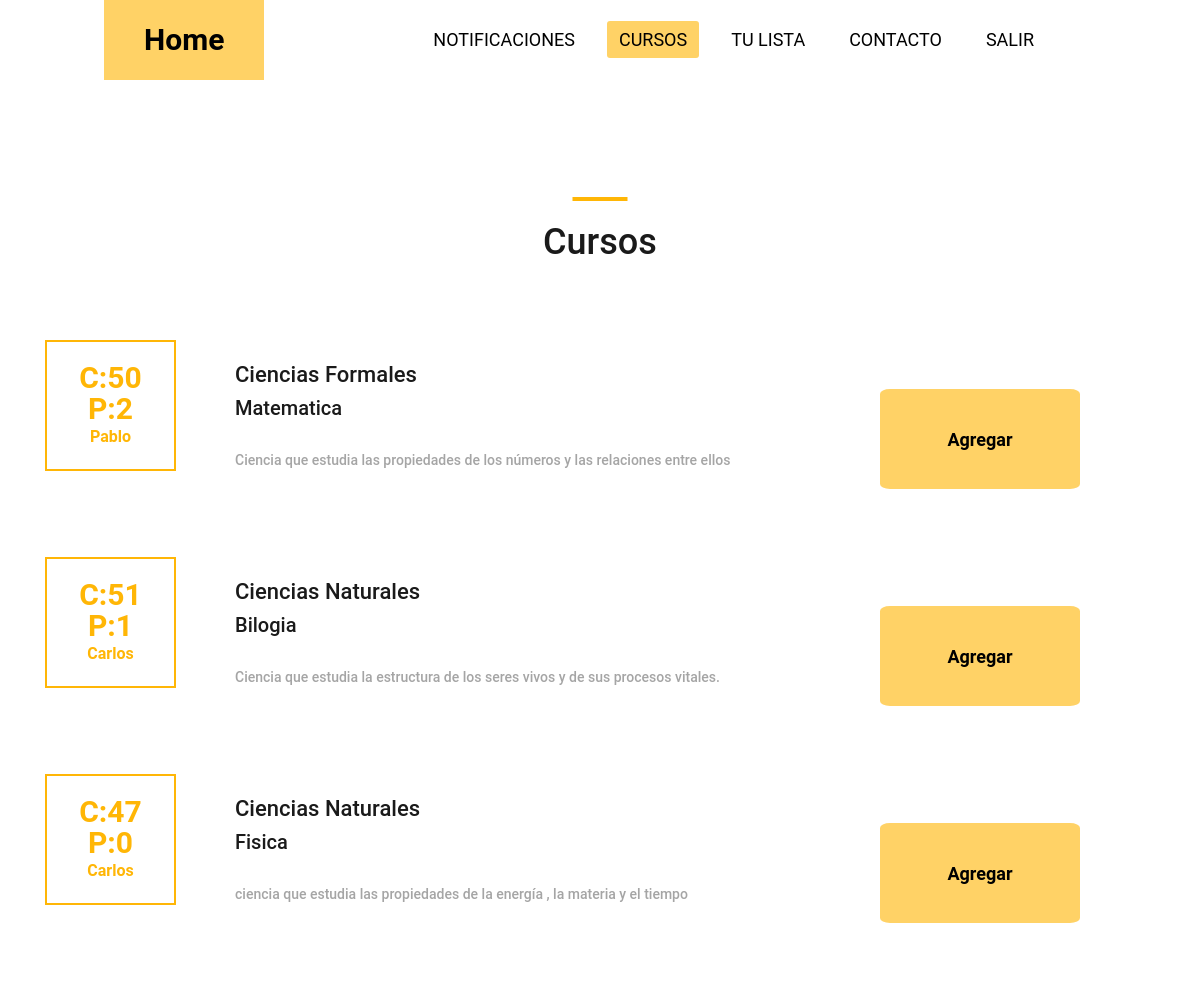
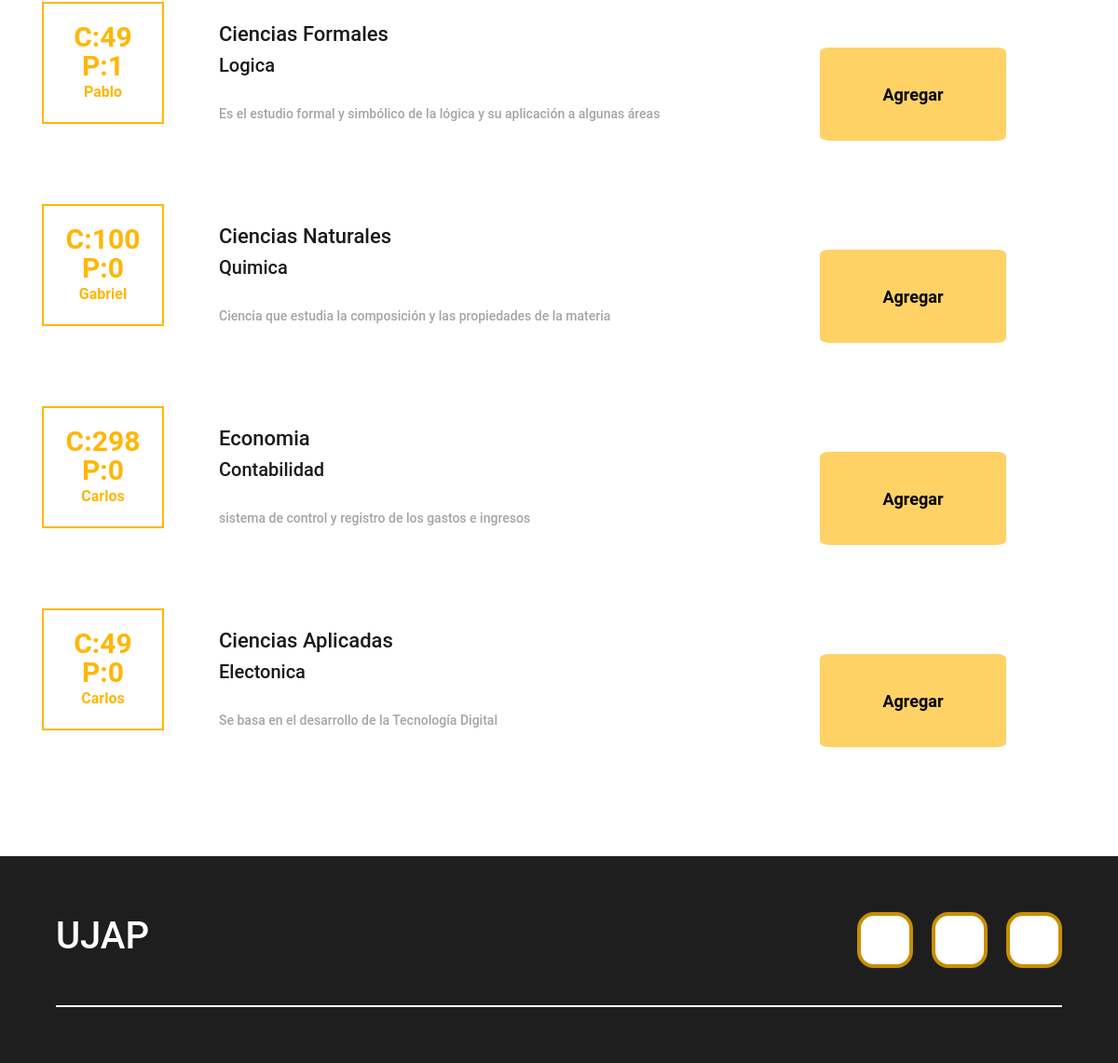
Page /cursos/lista/ (signed in) on the committed database (2 pictures, top to bottom).
### gestionCursos/models.py (models this page shows, shortened)
class Curso(models.Model):
    nombre = models.CharField(max_length=30)
    descripcion = models.CharField(max_length=80)
    cupos = models.IntegerField()
    pendientes = models.IntegerField(default=0)
    categoria = models.ForeignKey(Categoria, on_delete=models.CASCADE)
    autor = models.ForeignKey(User, on_delete=models.CASCADE)
    created =  models.DateTimeField(auto_now_add=True)
    updated =  models.DateTimeField(auto_now_add=True)
    class Meta:
        verbose_name='curso'
        verbose_name_plural='cursos'

class Categoria(models.Model):
    tipo = models.CharField(max_length=30)
    created =  models.DateTimeField(auto_now_add=True)
    updated =  models.DateTimeField(auto_now_add=True)
    class Meta:
        verbose_name='categoria'
        verbose_name_plural='categorias'
    def __str__(self):
        return self.tipo

### gestionCursos/views.py (the view)
# urls.py: path('lista/', login_required(views.lista), name="lista"),
def lista(request):
    cursos= Curso.objects.all()
    categorias= Categoria.objects.all()
    return render(request,"gestionCursos/listaCompleta.html",{"cursos": cursos,"categorias":categorias})

### gestionCursos/Templates/gestionCursos/listaCompleta.html (shortened to what this page needs)
{% extends "gestionCursos/base.html" %}
{% load static %}
{% block extracss %}
<link rel="stylesheet" href="{% static 'gestionCursos/css/bootstrap4/bootstrap.min.css' %}">
<link rel="stylesheet" href="{% static 'gestionCursos/css/main_styles.css' %}">
<link rel="stylesheet" href="{% static 'gestionCursos/css/responsive.css' %}">
<link rel="stylesheet" href="{% static 'gestionCursos/css/list.css' %}">
{% endblock extracss %}
{% block content %}
<main>
{% include "gestionCursos/nav.html" %}
	<div class="events page_section">
		<div class="container">
			<div class="row">
				<div class="col">
					<div class="section_title text-center">
						<h1>Cursos</h1>
					</div>
				</div>
			</div>
			{% for materia in cursos %}
			<div class="event_items">
				<div class="row event_item">
					<div class="col">
						<div class="row d-flex flex-row align-items-end">
							<div class="col-lg-2 order-lg-1 order-2" id="Contenedor_num">
								<div class="event_date d-flex flex-column align-items-center justify-content-center">
									<div class="event_day" style="font-size:30px;">C:{{materia.cupos}}</div>
									<div class="event_day" style="font-size:30px;">P:{{materia.pendientes}}</div>
									<div class="event_month">{{materia.autor|title}}</div>
								</div>
							</div>
							<div class="col-lg-6 order-lg-2 order-3" id="Contenedor_info">
								<div class="event_content">
									<div style="font-size: medium;" class="event_name""event_location"><a class="trans_200" href="{% url 'categoria' materia.categoria.id %}">{{materia.categoria}}</a></div>
									<div style="font-size:20px;" class="event_location">{{materia.nombre}}</div>
									<p>{{materia.descripcion}}</p>
								</div>
							</div>
							<div class="col-lg-4 order-lg-3 order-1"  id="content_Form">
								<form action="{% url 'lista de usuario'  user.id %}" method="POST"  id="content_Form">{% csrf_token %}
									<input type="submit" value="Agregar">
								</form>
							</div>
						</div>
					</div>
				</div>
				{% endfor %}
			</div>
		</div>
	</div>
</main>
{% endblock %}

### gestionCursos/Templates/gestionCursos/base.html (shortened to what this page needs)
<html lang="en">
<head>
    <link rel="stylesheet" href="https://use.fontawesome.com/releases/v5.6.3/css/all.css">
    {% load static %}
    <link rel="stylesheet" href="{% static 'gestionCursos/css/basee.css' %}">
    <link rel='stylesheet' href='https://unpkg.com/boxicons@2.0.7/css/boxicons.min.css'>
    <link rel="stylesheet" href="{% static 'gestionCursos/css/nav.css' %}">
    {% block extracss %}
    {% endblock extracss %}
</head>
<body>
    {% block content %}
    {% endblock %}
    <footer id="contacto">
        <div class="contenedor footer-content">
            <div class="contact-us">
                <h2 class="brand">UJAP</h2>
            </div>
            <div class="social-media">
                <a href="./" class="social-media-icon">
                    <box-icon class="i" type='logo' name='instagram'></box-icon>
                </a>
                <a href="./" class="social-media-icon">
                    <box-icon class="i" type='logo' name='twitter'></box-icon>
                </a>
                <a href="./" class="social-media-icon">
                    <box-icon class="i" name='youtube' type='logo' ></box-icon>
                </a>
            </div>
        </div>
        <div class="line"></div>
    </footer>
</body>
</html>

### gestionCursos/Templates/gestionCursos/nav.html (shortened to what this page needs)
<nav class="navv">
    <a href="{% url 'inicio de usuario' %}" class="logo navv-link" style='background-color: #FFD266;'>Home</a>
    <ul class="navv-menu">
        <li class="navv-menu-item">
            <a href="{% url 'notificaciones' user.id %}" class="navv-menu-link navv-link {% if request.path|slice:'23' == '/cursos/notificaciones/' %}navv-menu-link_active{% endif %}">Notificaciones</a>
        </li>
        <li class="navv-menu-item">
            <a href="{% url 'lista' %}" class="navv-menu-link navv-link {% if request.path == '/cursos/lista/' or  request.path|slice:'18' == '/cursos/categoria/' %}navv-menu-link_active{% endif %}">Cursos</a>
        </li>
        <li class="navv-menu-item">
            <a href="{% url 'lista de usuario'  user.id %}" class="navv-menu-link navv-link {% if request.path == '/cursos/listaUsuario/' %}navv-menu-link_active{% endif %}">Tu Lista</a>
        </li>
        <li class="navv-menu-item">
            <a href="{% url 'contacto' %}" class="navv-menu-link navv-link {% if request.path == '/cursos/contacto/' %}navv-menu-link_active{% endif %}">Contacto</a>
        </li>
        <li class="navv-menu-item">
            <a href="{% url 'salir' %}" class="navv-menu-link navv-link">Salir</a>
        </li>
    </ul>
</nav>

### gestionCursos/static/gestionCursos/css/basee.css (style rules this page uses)
* { margin: 0px; border: 0px; box-sizing: border-box; }
:root { scroll-behavior:smooth; }
body { font-family: 'Open Sans', sans-serif; }
.contenedor { width: 90%; max-width: 1200px; overflow: hidden; margin: auto; padding: 60px 0px; }
footer { background-color:#080808e8; padding-bottom: 0.1px; }
.footer-content { display: flex; justify-content: space-between; align-items: center; flex-wrap: wrap; padding-top: 60px; padding-bottom: 40px; }
.contact-us { display: inline-block; justify-content: center; align-items: center; width: 40%; color: white; }
.brand { font-weight: 500; font-size: 40px; }
.social-media { width: 40%; display: flex; justify-content: flex-end; }
.social-media-icon { margin-left:20px ; width: 60px; height: 60px; border: 4px solid #C88E00; background-color: white; border-radius:30% ; text-align: center; color:white; display: flex; justify-content: center; align-items: center; }
.line { width: 90%; max-width: 1200px; margin: 0 auto; height: 2px; background-color: white; margin-bottom: 60px; }

### gestionCursos/static/gestionCursos/css/nav.css (style rules this page uses)
.navv { display: flex !important; justify-content: space-between !important; max-width: 992px !important; margin: 0 auto !important; }
.navv-link { color: black !important; text-decoration: none !important; }
.logo { font-size: 30px !important; font-weight: bold !important; padding: 0 40px !important; line-height: 80px !important; }
.navv-menu { display: flex !important; margin-right: 40px !important; list-style: none !important; }
.navv-menu-item { font-size: 18px !important; margin: 0 10px !important; line-height: 80px !important; text-transform: uppercase !important; width: max-content !important; }
.navv-menu-link { padding: 8px 12px !important; border-radius: 3px !important; }
.navv-menu-link:hover, .navv-menu-link_active { background-color: #FFD266 !important; transition: 0.5s !important; }

### gestionCursos/static/gestionCursos/css/main_styles.css (style rules this page uses)
* { margin: 0; padding: 0; -webkit-font-smoothing: antialiased; -webkit-text-shadow: rgba(0,0,0,.01) 0 0 1px; text-shadow: rgba(0,0,0,.01) 0 0 1px; }
body { font-family: 'Roboto', sans-serif; font-size: 14px; font-weight: 400; background: #FFFFFF; color: #a5a5a5; }
div { display: block; position: relative; -webkit-box-sizing: border-box; -moz-box-sizing: border-box; box-sizing: border-box; }
ul { list-style: none; margin-bottom: 0px; }
p { font-family: 'Roboto', sans-serif; font-size: 14px; line-height: 2.29; font-weight: 400; color: #a5a5a5; -webkit-font-smoothing: antialiased; -webkit-text-shadow: rgba(0,0,0,.01) 0 0 1px; text-shadow: rgba(0,0,0,.01) 0 0 1px; }
h1 { font-size: 36px; }
h2 { font-size: 22px; }
h1, h2, h3, h4, h5, h6 { font-family: 'Roboto', sans-serif; -webkit-font-smoothing: antialiased; -webkit-text-shadow: rgba(0,0,0,.01) 0 0 1px; text-shadow: rgba(0,0,0,.01) 0 0 1px; }
.trans_200 { -webkit-transition: all 200ms ease; -moz-transition: all 200ms ease; -ms-transition: all 200ms ease; -o-transition: all 200ms ease; transition: all 200ms ease; }
.page_section { padding-top: 117px; padding-bottom: 117px; }
.section_title h1 { display: block; color: #1a1a1a; font-weight: 500; padding-top: 24px; }
.section_title h1::before { display: block; position: absolute; top: 0; left: 50%; -webkit-transform: translateX(-50%); -moz-transform: translateX(-50%); -ms-transform: translateX(-50%); -o-transform: translateX(-50%); transform: translateX(-50%); width: 55px; height: 4px; content: ''; background: #ffb606; }
.event_items { margin-top: 68px; }
.event_item { margin-bottom: 56px; }
.event_item:last-child { margin-bottom: 0px; }
.event_date { width: 131px; height: 131px; border: solid 2px #ffb606; margin-bottom: 18px; }
.event_day { font-size: 48px; font-weight: 700; color: #ffb606; margin-bottom: 1px; line-height: 1; }
.event_month { font-size: 16px; font-weight: 700; color: #ffb606; }
.event_name a { font-size: 22px; font-weight: 500; color: #1a1a1a; }
.event_location { font-size: 14px; font-weight: 500; color: #1a1a1a; margin-top: 2px; }
.event_content p { font-weight: 500; color: #a5a5a5; margin-top: 21px; margin-bottom: 13px; }

### gestionCursos/static/gestionCursos/css/list.css (style rules this page uses)
a { text-decoration: none }
#content_Form { display: flex; justify-content:center; align-items:center; }
input[type="submit"] { width: 200px; height: 100px; font-size:large; border-radius: 5%; background-color: #FFD266; font-weight: bold; }

### rows in the picture
Curso: cupos "50", pendientes "2", autor "Pablo", categoria "Ciencias Formales", nombre "Matematica", descripcion "Ciencia que estudia las propiedades de los números y las relaciones entre ellos"
Curso: cupos "51", pendientes "1", autor "Carlos", categoria "Ciencias Naturales", nombre "Bilogia", descripcion "Ciencia que estudia la estructura de los seres vivos y de sus procesos vitales."
Curso: cupos "47", pendientes "0", autor "Carlos", categoria "Ciencias Naturales", nombre "Fisica", descripcion "ciencia que estudia las propiedades de la energía , la materia y el tiempo"
Curso: cupos "49", pendientes "1", autor "Pablo", categoria "Ciencias Formales", nombre "Logica", descripcion "Es el estudio formal y simbólico de la lógica y su aplicación a algunas áreas"
Curso: cupos "100", pendientes "0", autor "Gabriel", categoria "Ciencias Naturales", nombre "Quimica", descripcion "Ciencia que estudia la composición y las propiedades de la materia"
Curso: cupos "298", pendientes "0", autor "Carlos", categoria "Economia", nombre "Contabilidad", descripcion "sistema de control y registro de los gastos e ingresos"
Curso: cupos "49", pendientes "0", autor "Carlos", categoria "Ciencias Aplicadas", nombre "Electonica", descripcion "Se basa en el desarrollo de la Tecnología Digital"
